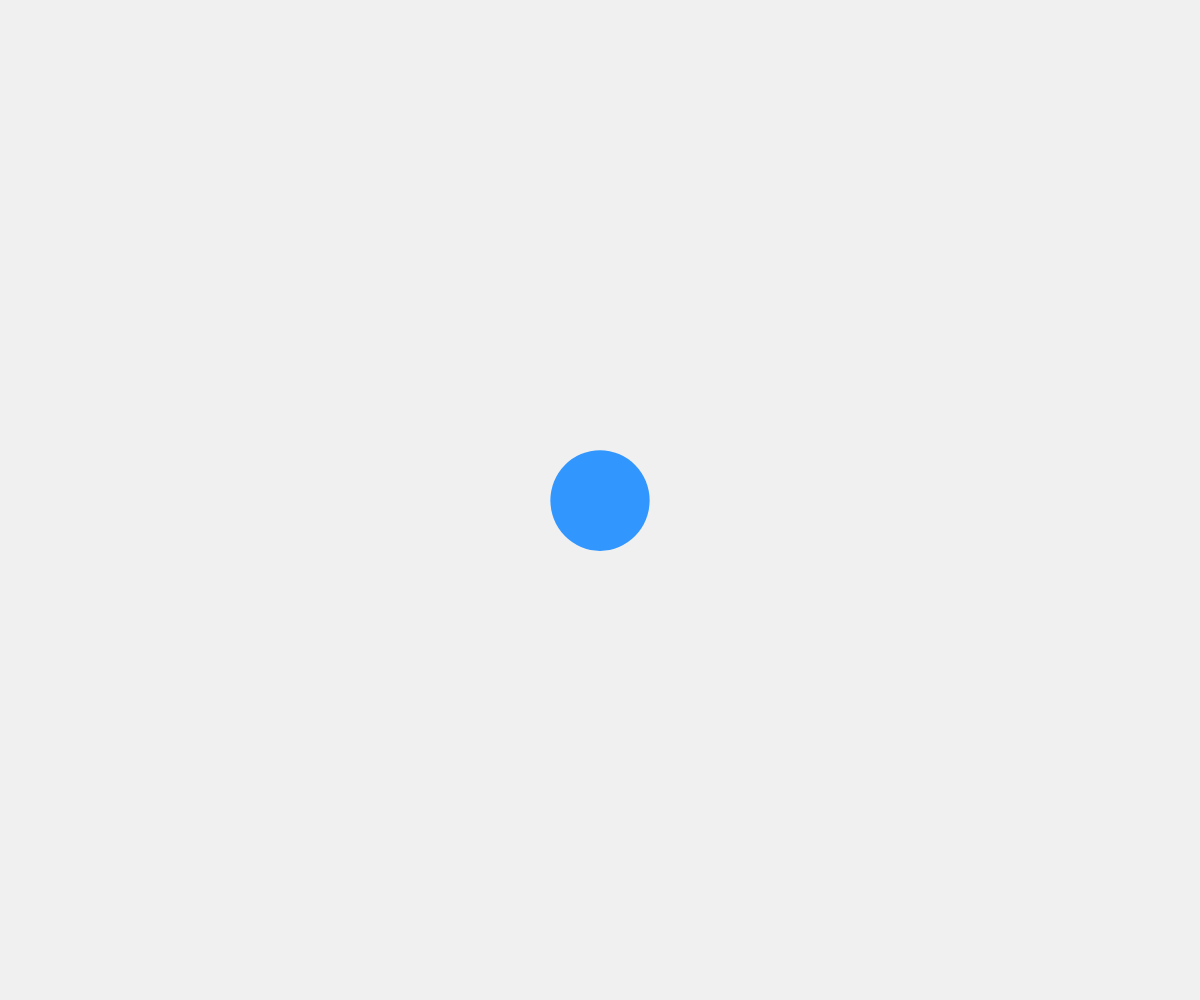
Frame 1 (no input)
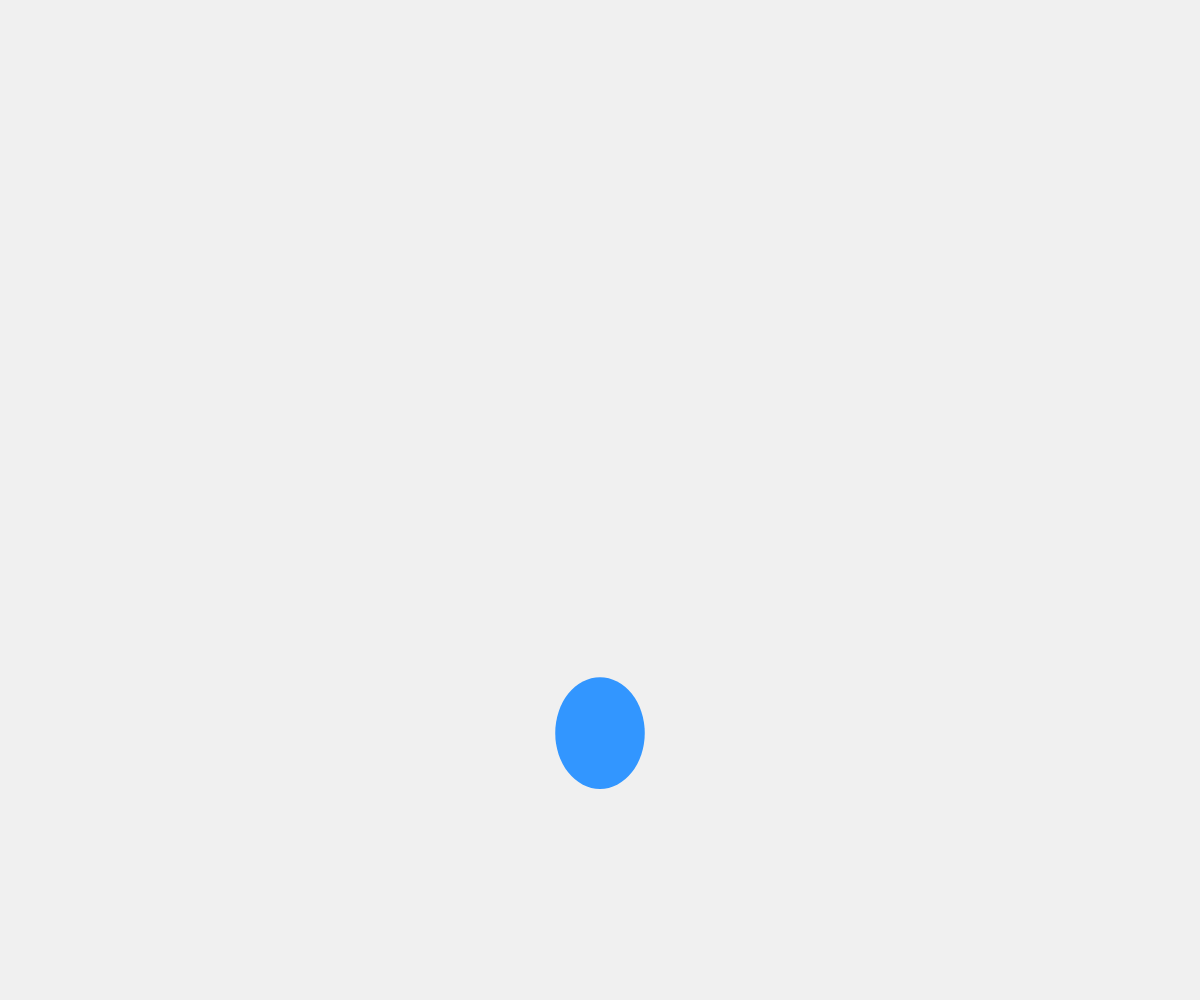
Frame 60 (no input)
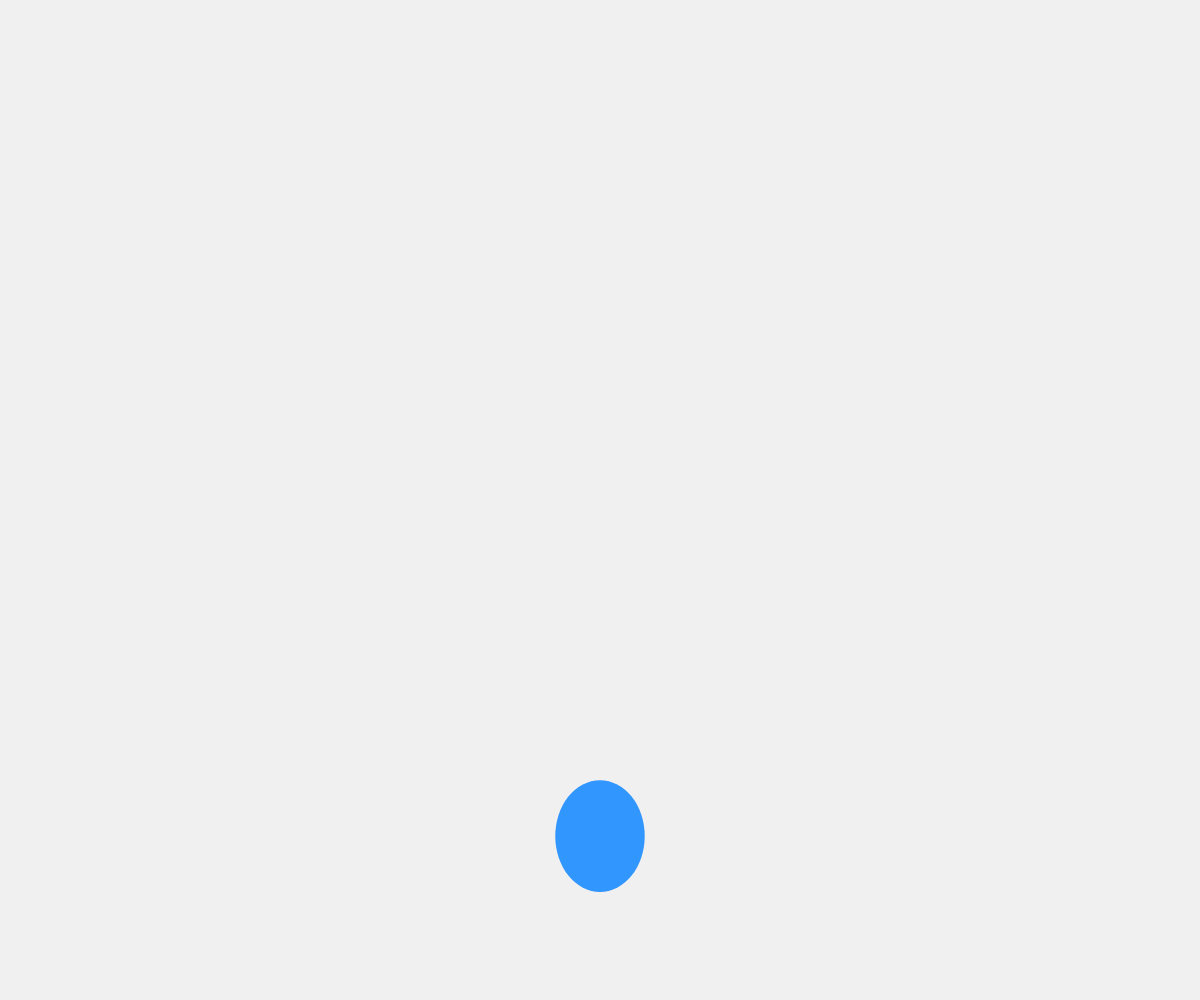
Frame 120 (the mouse pressed at the canvas centre since frame 60)

The p5.js sketch that drew these frames (run headless with seeded random() and noise() and a simulated clock; from frame 60 on, the mouse is pressed at the canvas centre):

// p5.js sketch
// ── sketch.js
let y = 0, speed = 0, gravity = 0.5;
function setup() { createCanvas(windowWidth, windowHeight); y = height/2; }
function draw() {
  background(240);
  speed += gravity;
  y += speed;
  if (y > height - 50) { y = height - 50; speed *= -0.8; }
  
  let stretch = map(abs(speed), 0, 20, 1, 1.3);
  let squash = 1/stretch;
  
  fill(50, 150, 255);
  noStroke();
  ellipse(width/2, y, 100 * squash, 100 * stretch);
}
function windowResized() { resizeCanvas(windowWidth, windowHeight); }
